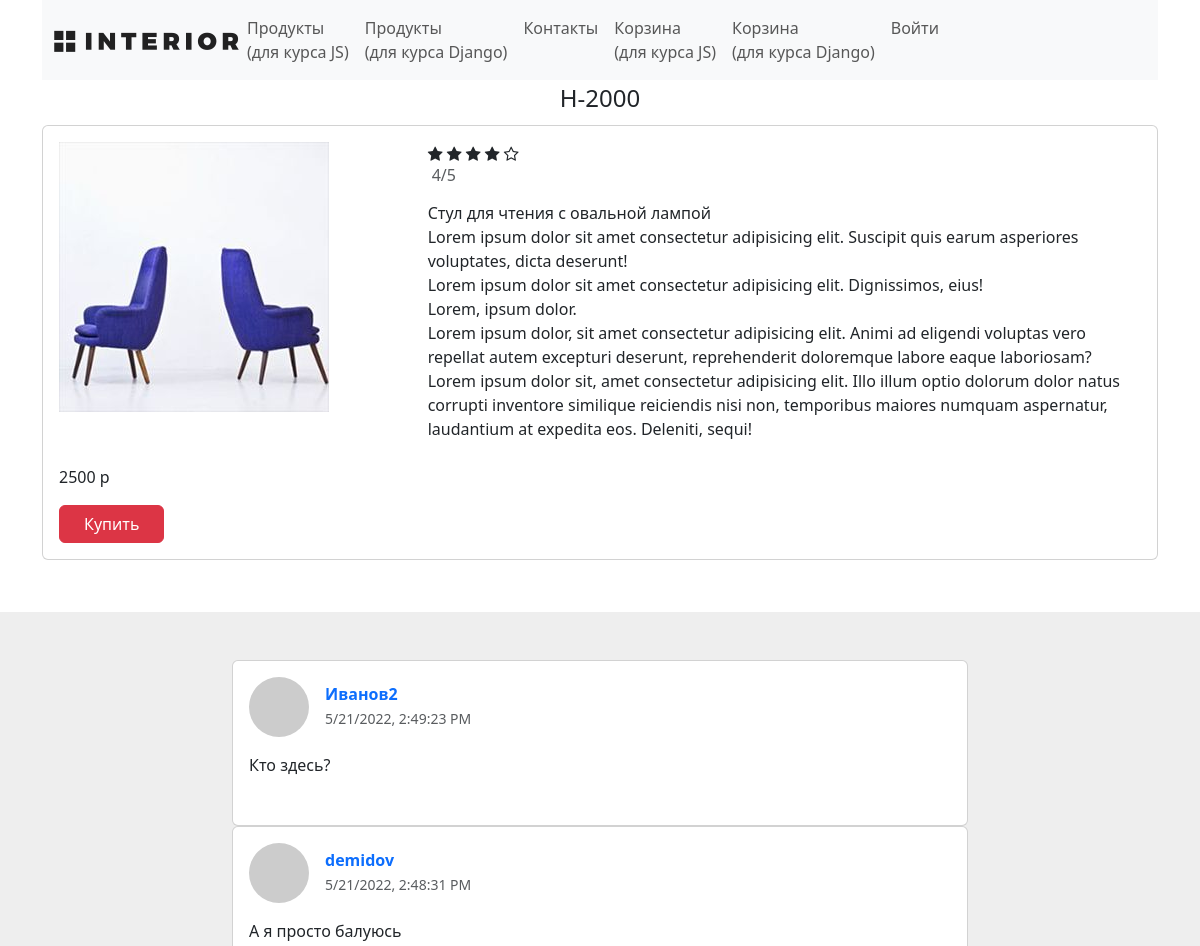
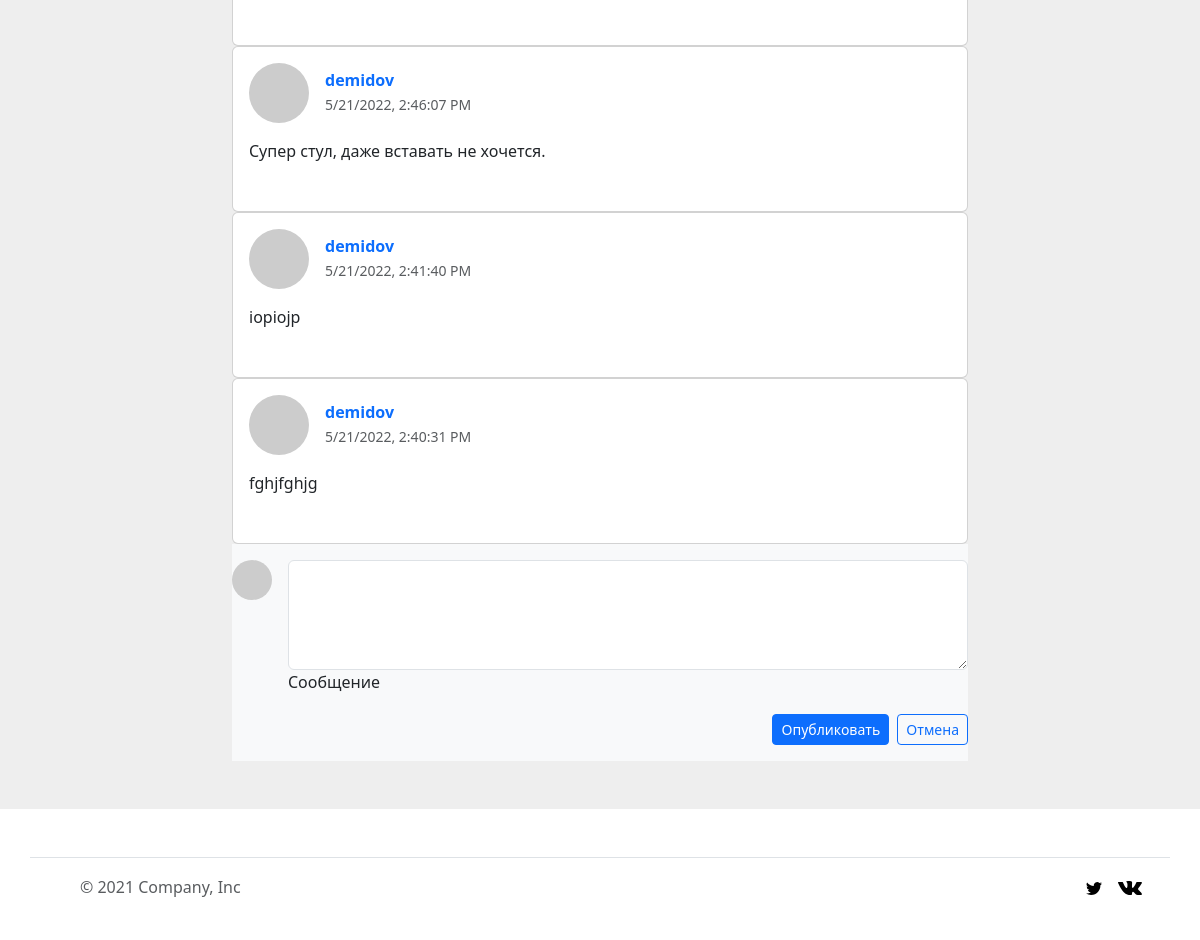
The page /django_product/2 on the database its author committed (2 pictures, top to bottom).
### shop/models/product.py (models this page shows, shortened)
class Product(models.Model):
    RATING_CHOICES = [(i, i) for i in range(1, 6)]
    title = models.CharField(
        verbose_name='Название товара',
        max_length=255,
        unique=True
    )
    rating = models.IntegerField(
        verbose_name='Оценка',
        null=True,
        blank=True,
        choices=RATING_CHOICES
    )
    short_description = models.CharField(
        verbose_name='Короткое описание',
        max_length=128
    )
    description = models.TextField(
        verbose_name='Описание',
        null=True,
        blank=True
    )
    price = models.DecimalField(
        verbose_name='Цена',
        max_digits=15,
        decimal_places=3,
    )
    date_updated = models.DateField(
        verbose_name='Дата изменения записи',
        auto_now=True
    )
    category = models.ForeignKey(
        verbose_name='Категория товара',
        to='ProductCategory',
        on_delete=models.CASCADE,
    )
    img = models.ImageField(
        verbose_name="Изображение товара",
        upload_to="img/%Y/%m/%d/",
    )
    quantity = models.PositiveIntegerField(
        verbose_name='Количество',
    )
    buyer = models.ManyToManyField(
        'Buyer',
        verbose_name='Покупатель',
    )
    class Meta:
        verbose_name = 'Продукт'
        verbose_name_plural = 'Продукты'
        ordering = ('title', 'date_updated')

### shop/models/review.py (models this page shows)
class Review(models.Model):
    user = models.ForeignKey(
        verbose_name='Пользователь',
        to=settings.AUTH_USER_MODEL,
        on_delete=models.CASCADE,
    )
    product = models.ForeignKey(
        verbose_name='Товар',
        to='Product',
        on_delete=models.CASCADE,
    )
    review = models.TextField(
        verbose_name='Отзыв',
    )
    date_update = models.DateTimeField(
        verbose_name='Дата отзыва',
        auto_now=True
    )
    class Meta:
        verbose_name = 'Отзыв'
        verbose_name_plural = 'Отзывы'
        ordering = ('product', 'date_update')

### shop/views.py (the view)
class DjangoProductDetailView(DetailView):
    model = Product
    template_name = 'shop/django_product_detail.html'
    context_object_name = 'product'
    def get_context_data(self, **kwargs):
        context = super().get_context_data(**kwargs)
        context['reviews'] = (
            Review.objects.filter(product_id=self.kwargs.get('pk'))
                          .order_by('-date_update')
                          .prefetch_related('user')
        )
        return context

### shop/templatetags/get_avatar_color.py (called while the page is built)
@register.simple_tag()
def get_background_color(name):
    b = hashlib.sha1(name.encode('utf-8')).hexdigest()
    as_int = int(b, 16) % int('FFFFFF', 16)
    background = hex(as_int)[2:].upper()
    return background

@register.simple_tag()
def get_text_color(name):
    b = hashlib.sha1(name.encode('utf-8')).hexdigest()
    as_int = int(b, 16) % int('FFFFFF', 16)
    background = hex(as_int)[2:].upper()
    COLOR_EDGE = 42
    sum_digit = sum([int(d, 16) for d in list(background)])
    if sum_digit > COLOR_EDGE:
        text_color = '000000'
    else:
        text_color = 'FFFFFF'
    return text_color

### shop/templates/shop/django_product_detail.html (shortened to what this page needs)
{% extends 'baseapp/base.html' %}
{% load static %}
{% load get_avatar_color %}
{% block content %}
{% include 'shop/includes/menu.html' %}
<div class="container my-1">
    <div class="products d-flex align-content-around justify-content-center flex-wrap">
        <h4 class="product-name text-uppercase">{{ product.title }}</h4>
        <div class="card p-3 col-12 m-1">
            <div class="row">
                <div class="col-12 col-lg-4">
                    <div class="image">
                        <img class="img-fluid product-image" src="{{ product.img.url }}">
                    </div>
                </div>
                <div class="col-12 col-lg-8">
                    <div class="ratings">
                        {% for x in ""|ljust:5 %}
                        {% if forloop.counter <= product.rating %} <i class="fa fa-star"></i>
                            {% else %}
                            <i class="fa fa-star-o"></i>
                            {% endif %}
                            {% endfor %}
                    </div>
                    <h6 class="product-rating text-muted ms-1">{{ product.rating }}/5</h6>
                    <p class="product-description">{{ product.description | linebreaks }}</p>
                </div>
            </div>
            <p class="product-price mt-2">{{ product.price|floatformat:"0" }} р</p>
            <form action="{% url 'django_add_to_basket' product.pk %}" method="get">
                <button type="submit" class="btn btn-danger px-4">Купить</button>
            </form>
        </div>
    </div>
</div>
<section style="background-color: #eee;">
    <div class="container my-5 py-5">
        {% for review in reviews %}
        <div class="row d-flex justify-content-center">
            <div class="col-md-12 col-lg-10 col-xl-8">
                <div class="card">
                    <div class="card-body">
                        <div class="d-flex flex-start align-items-center">
                            <img class="rounded-circle shadow-1-strong me-3"
                            src="https://ui-avatars.com/api/?name={{ review.user.username }}&background={% get_background_color name=review.user.username %}&color={% get_text_color name=review.user.username %}" alt="avatar" width="60"
                                height="60" />
                            <div>
                                <h6 class="fw-bold text-primary mb-1">{{ review.user.username }}</h6>
                                <p class="text-muted small mb-0 datetime"
                                    data-datetime="{{ review.date_update.timestamp }}">
                                </p>
                            </div>
                        </div>
                        <p class="mt-3 mb-4 pb-2">
                            {{ review.review }}
                        </p>
                    </div>
                </div>
            </div>
        </div>
        {% endfor %}
        <div class="row d-flex justify-content-center">
            <div class="col-md-12 col-lg-10 col-xl-8">
                <form action="{% url 'django_create_review' product.pk %}" method="post">
                    <div class="card-footer py-3 border-0" style="background-color: #f8f9fa;">
                        <div class="d-flex flex-start w-100">
                            <img class="rounded-circle shadow-1-strong me-3"
                                src="https://ui-avatars.com/api/?name={{ request.user.username }}&background={% get_background_color name=request.user.username %}&color={% get_text_color name=request.user.username %}"
                                alt="avatar" width="40" height="40" />
                            <div class="form-outline w-100">
                                <textarea name="review" class="form-control" id="textAreaExample" rows="4"
                                    style="background: #fff;"></textarea>
                                <label class="form-label" for="textAreaExample">Сообщение</label>
                            </div>
                        </div>
                        <div class="d-flex justify-content-end mt-2 pt-1">
                            <button type="submit" class="btn btn-primary btn-sm">Опубликовать</button>
                            <button type="cancel" class="btn btn-outline-primary btn-sm ms-2">Отмена</button>
                        </div>
                </form>
            </div>
        </div>
    </div>
    </div>
{% endblock content %}

### rows shown on the page
Product: title "H-2000", img (picture), rating "4", description "Стул для чтения с овальной лампой Lorem ipsum dolor sit amet consectetur adipisicing elit. Suscipit quis earum asperiores voluptates, dicta deserunt! Lorem ipsum dolor sit amet consectetur adipisicing elit. Dignissimos, eius! Lorem, ipsum dolor. Lorem ipsum dolor, sit amet consectetur adipisicing elit. Animi ad eligendi voluptas vero repellat autem excepturi deserunt, reprehenderit doloremque labore eaque laboriosam? Lorem ipsum dolor sit, amet consectetur adipisicing elit. Illo illum optio dolorum dolor natus corrupti inventore similique reiciendis nisi non, temporibus maiores numquam aspernatur, laudantium at expedita eos. Deleniti, sequi!", price "2500"
Review: user.username "Иванов2", review "Кто здесь?"
Review: user.username "demidov", review "А я просто балуюсь"
Review: user.username "demidov", review "Супер стул, даже вставать не хочется."
Review: user.username "demidov", review "iopiojp"
Review: user.username "demidov", review "fghjfghjg"
